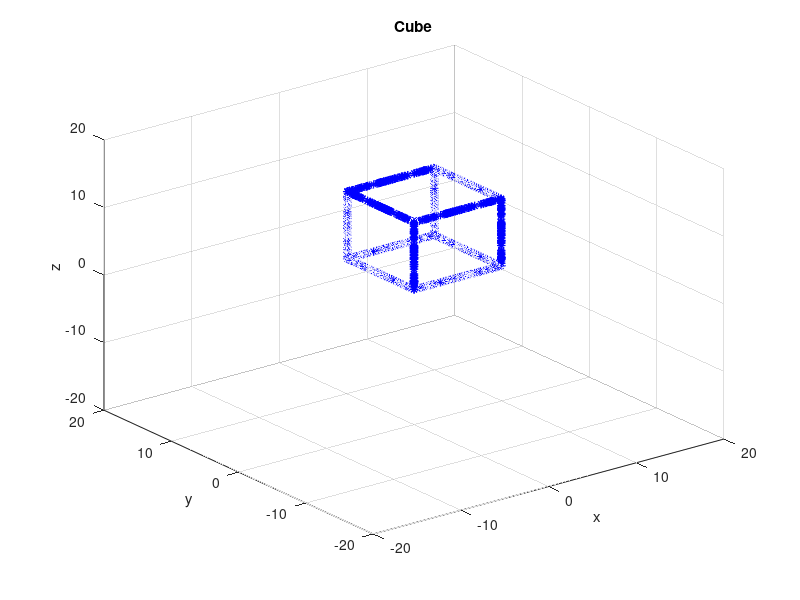
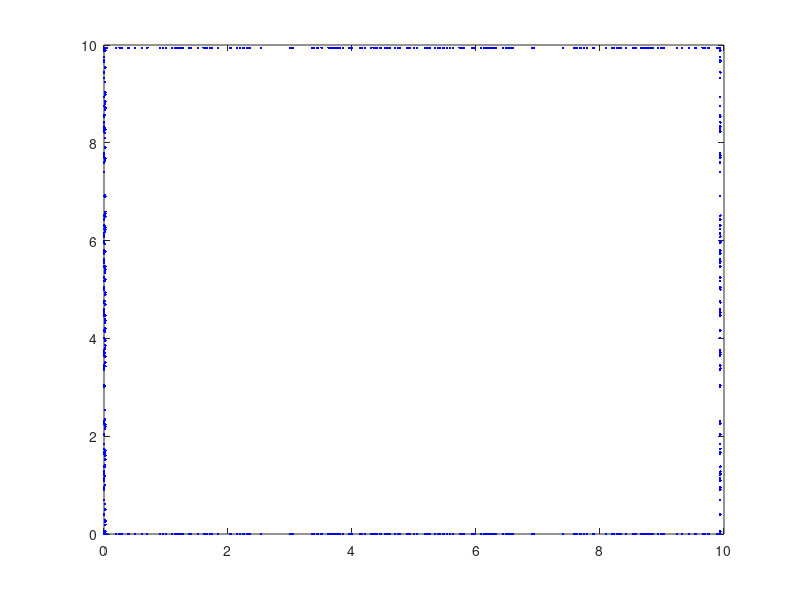
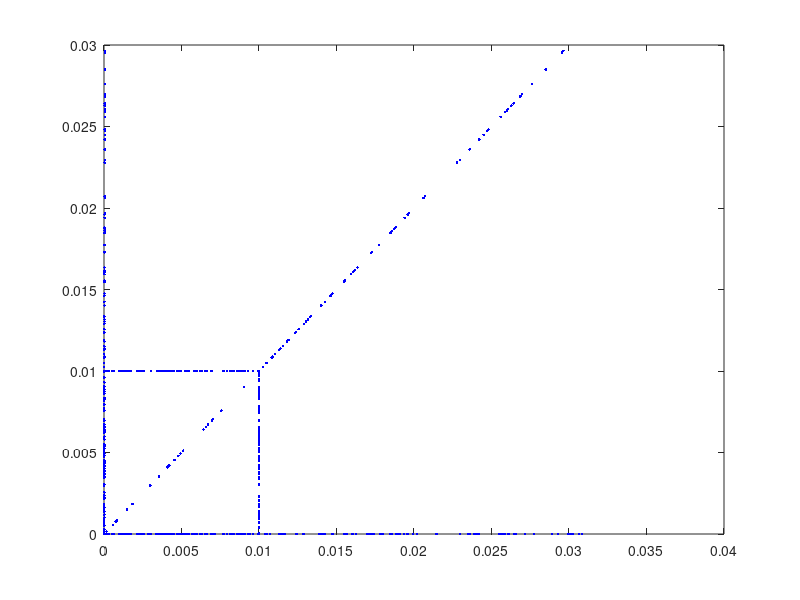
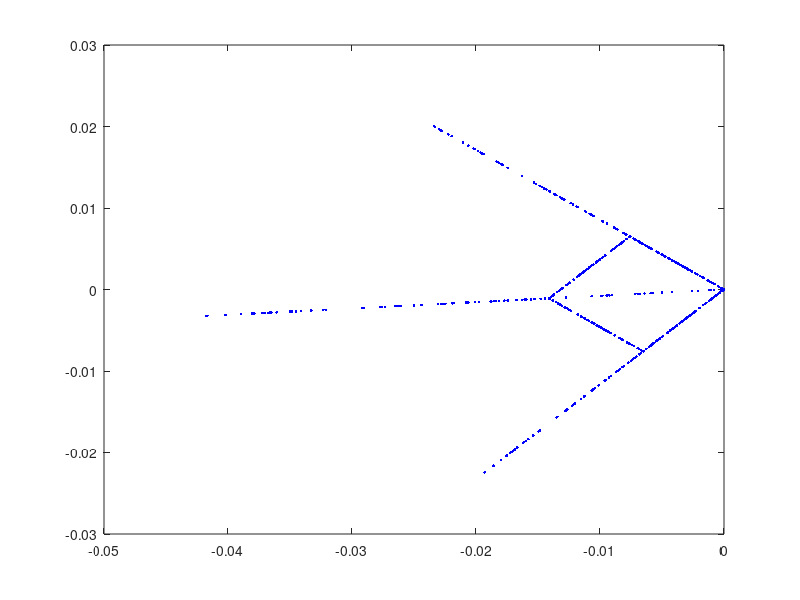

These charts were generated, in order, by the following MATLAB code:
function [] = cube()
    clc;
    close all;
    num = 100;
    t = sort(rand(num,1))*10;
    xstart = 0;
    ystart = 0;
    zstart = 0;
    r_0 = {xstart, ystart, zstart};
    v_z = {0, 0, 1};
    v_y = {0, 1, 0};
    v_x = {1, 0, 0};
    v_z_m = {0, 0, -1};
    v_y_m = {0, -1, 0};
    v_x_m = {-1, 0, 0};
    [x1,y1,z1] = getcoord(r_0, v_x, t);
    [x2,y2,z2] = getcoord(r_0, v_y, t);
    [x3,y3,z3] = getcoord(r_0, v_z, t);
    r_1 = {x1(end), ystart, zstart};
    [x4,y4,z4] = getcoord(r_1, v_z, t);
    [x5,y5,z5] = getcoord(r_1, v_y, t);
    r_2 = {x1(end),ystart,z3(end)};
    [x6,y6,z6] = getcoord(r_2, v_x_m, t);
    [x7,y7,z7] = getcoord(r_2, v_y, t);
    
    r_3 = {x1(end),y2(end),z3(end)};
    [x8,y8,z8] = getcoord(r_3, v_z_m, t);
    [x9,y9,z9] = getcoord(r_3, v_x_m, t);
    r_4 = {x3(end),y2(end),zstart};
    [x10,y10,z10] = getcoord(r_4, v_x, t);
    r_5 = {x10(1) y10(end) z3(end)};
    [x11,y11,z11] = getcoord(r_5, v_y_m, t);
    [x12,y12,z12] = getcoord(r_5, v_z_m, t);
    figure(1);
    plot3([x1 x2 x3 x4 x5 x6 x7 x8 x9 x10 x11 x12],[y1 y2 y3 y4 y5 y6 y7 y8 y9 y10 y11 y12],[z1 z2 z3 z4 z5 z6 z7 z8 z9 z10 z11 z12], '*', 'Color','b');
    title('Cube');
    xlabel('x'); 
    ylabel('y'); 
    zlabel('z');
    grid on;
    axis([-20 20 -20 20 -20 20])
    
    figure(2);
    title('Orthographic Projection');
    plot([x1 x2 x3 x4 x5 x6 x7 x8 x9 x10 x11 x12],[y1 y2 y3 y4 y5 y6 y7 y8 y9 y10 y11 y12], '.', 'Color','b');
    
    figure(3);
    title('Perspective Projection');
    plot([x1/z1 x2/z2 x3/z3 x4/z4 x5/z5 x6/z6 x7/z7 x8/z8 x9/z9 x10/z10 x11/z11 x12/z12],[y1/z1 y2/z2 y3/z3 y4/z4 y5/z5 y6/z6 y7/z7 y8/z8 y9/z9 y10/z10 y11/z11 y12/z12], '.', 'Color','b');

    [x1,y1,z1] = rotate(x1,y1,z1);
    [x2,y2,z2] = rotate(x2,y2,z2);
    [x3,y3,z3] = rotate(x3,y3,z3);
    [x4,y4,z4] = rotate(x4,y4,z4);
    [x5,y5,z5] = rotate(x5,y5,z5);
    [x6,y6,z6] = rotate(x6,y6,z6);
    [x7,y7,z7] = rotate(x7,y7,z7);
    [x8,y8,z8] = rotate(x8,y8,z8);
    [x9,y9,z9] = rotate(x9,y9,z9);
    [x10,y10,z10] = rotate(x10,y10,z10);
    [x11,y11,z11] = rotate(x11,y11,z11);
    [x12,y12,z12] = rotate(x12,y12,z12);
    
    figure(4);
    title('Perspective Projection with rotation');
    plot([x1/z1 x2/z2 x3/z3 x4/z4 x5/z5 x6/z6 x7/z7 x8/z8 x9/z9 x10/z10 x11/z11 x12/z12],[y1/z1 y2/z2 y3/z3 y4/z4 y5/z5 y6/z6 y7/z7 y8/z8 y9/z9 y10/z10 y11/z11 y12/z12], '.', 'Color','b');

end
function [x_new, y_new, z_new] = rotate(x,y,z)
    axis = 2;
    p = 15;
    if axis == 0
        x_new = x;
        y_new = y*cos(p)-z*sin(p);
        z_new = y*sin(p)+z*cos(p);
    elseif axis == 1
        x_new = x*cos(p) + z*sin(p);
        y_new = y;
        z_new = z*cos(p) - x*sin(p);
    elseif axis == 2
        x_new = x*cos(p) - y*sin(p);
        y_new = x*sin(p) + y*cos(p);
        z_new = z;
    end
end
function [x,y,z] = getcoord(r_0, v, t)
    [x_0,y_0,z_0] = r_0{:};
    [a, b , c] = v{:};
    x = x_0 + a*t;
    y = y_0 + b*t;
    z = z_0 + c*t;
end